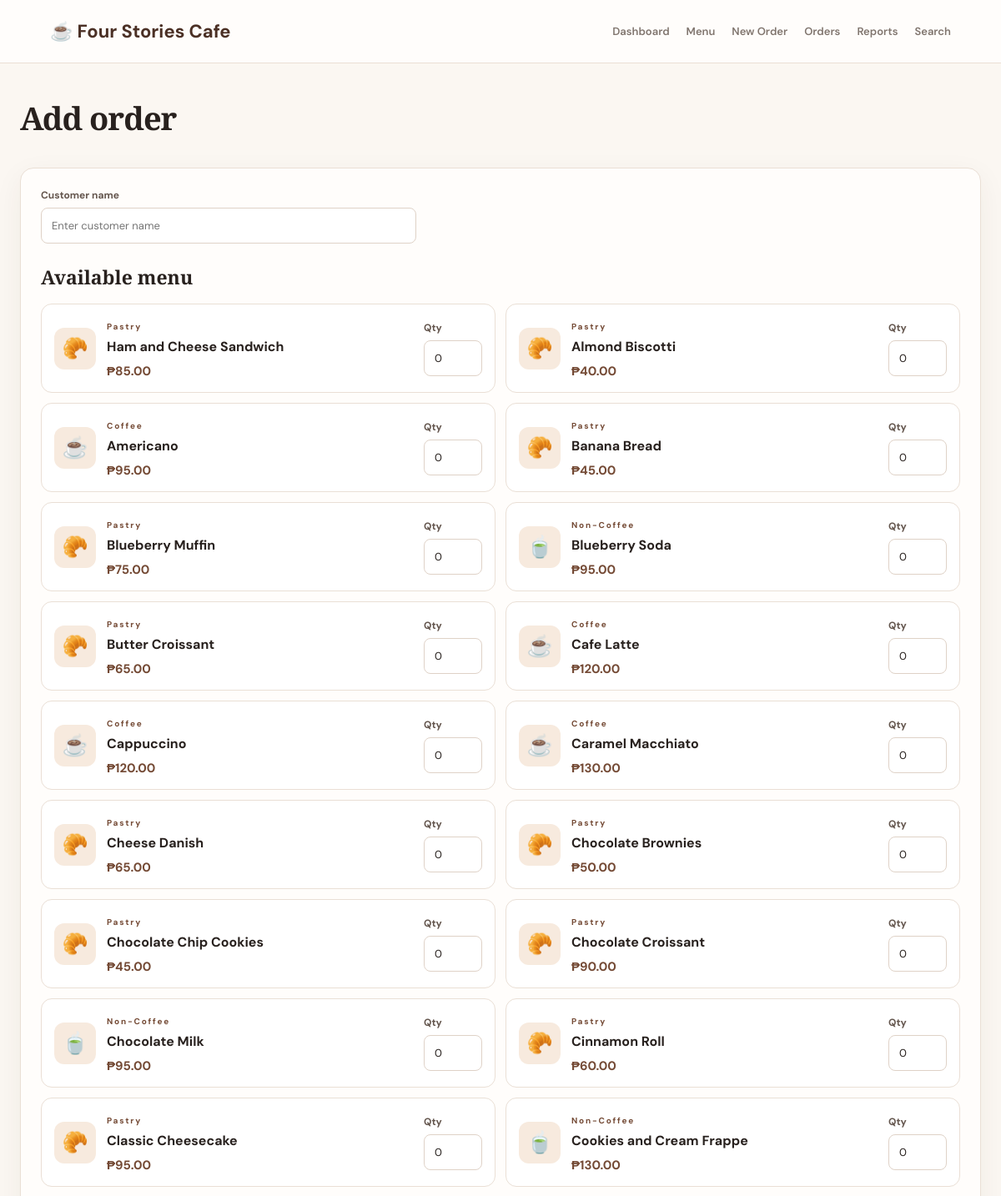
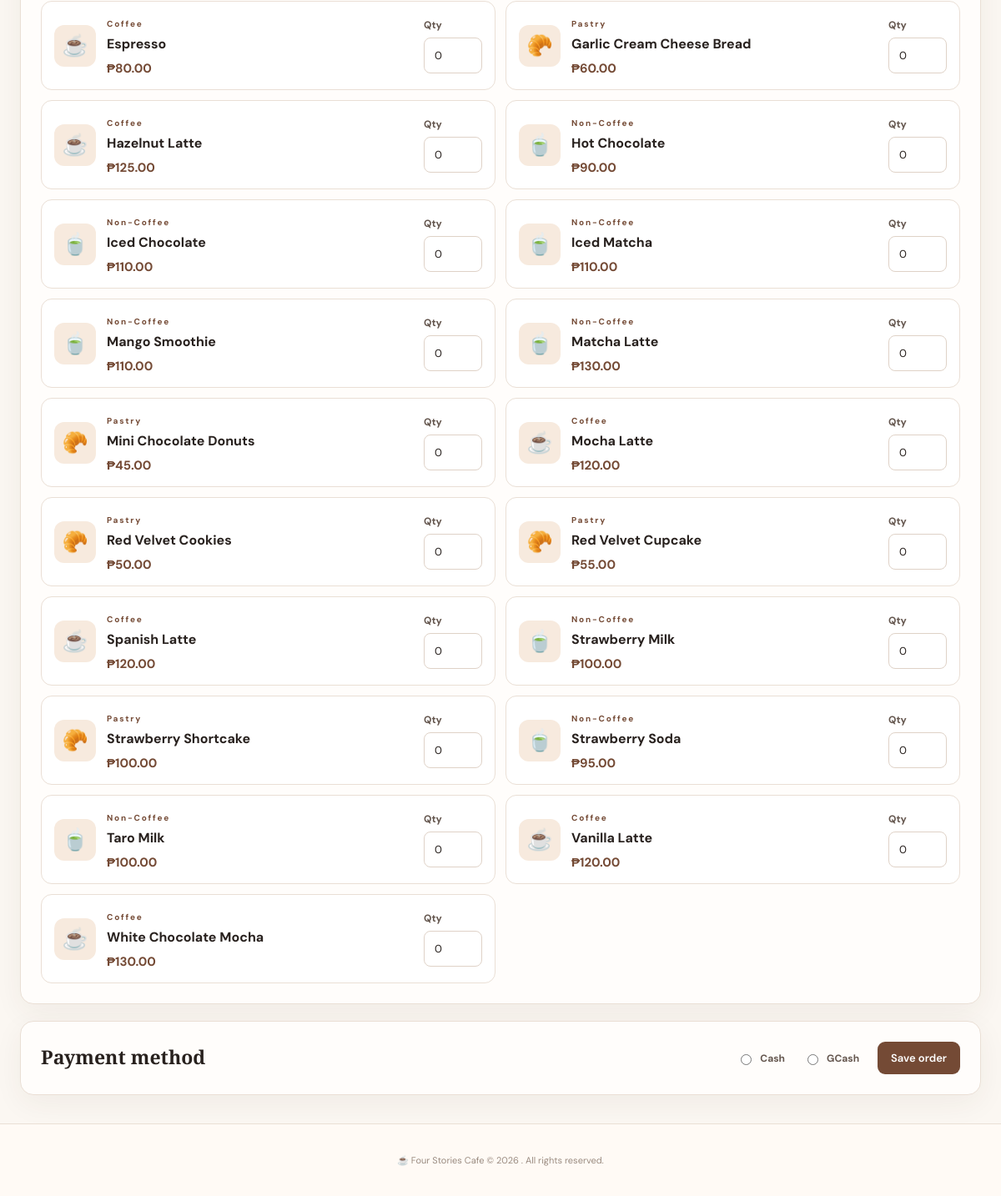
Screenshot of /orders/new with the database file from the repository (2 pictures, top to bottom).
### tables this page shows
CREATE TABLE menu_items (
        id INTEGER PRIMARY KEY AUTOINCREMENT,
        name TEXT NOT NULL COLLATE NOCASE UNIQUE,
        category TEXT NOT NULL,
        price REAL NOT NULL CHECK(price >= 0),
        available INTEGER NOT NULL DEFAULT 1 CHECK(available IN (0,1))
    );

### app.py (the view, shortened to what this page needs)
@app.route("/orders/new", methods=["GET", "POST"])
def new_order():
    db = get_db()
    available_items = db.execute("SELECT * FROM menu_items WHERE available=1 ORDER BY name").fetchall()
    return render_template("new_order.html", items=available_items)

### database.py (called while the page is built)
def get_db():
    if "db" not in g:
        g.db = sqlite3.connect(DATABASE)
        g.db.row_factory = sqlite3.Row
        g.db.execute("PRAGMA foreign_keys = ON")
    return g.db

### templates/new_order.html (shortened to what this page needs)
{% extends "base.html" %}
{% block content %}
<div class="page-head"><div><h1>Add order</h1></div></div>
<form method="post">
<section class="panel">
  <label class="wide-label">Customer name<input name="customer_name" maxlength="100" required placeholder="Enter customer name"></label>
  <h2>Available menu</h2>
  <div class="product-grid">
  {% for item in items %}
    <article class="product">
      <div class="product-icon">{% if item.category == 'Pastry' %}🥐{% elif item.category == 'Non-Coffee' %}🍵{% else %}☕{% endif %}</div>
      <div class="product-info"><span class="eyebrow">{{ item.category }}</span><h3>{{ item.name }}</h3><strong>₱{{ "%.2f"|format(item.price) }}</strong></div>
      <label class="qty">Qty<input type="number" name="qty_{{ item.id }}" min="0" max="99" value="0"></label>
    </article>
  {% else %}<p class="empty">No available menu items. Add or enable an item first.</p>{% endfor %}
  </div>
</section>
<section class="panel checkout">
  <div><h2>Payment method</h2></div>
  <label class="payment-option"><input type="radio" name="payment_method" value="Cash" required> Cash</label>
  <label class="payment-option"><input type="radio" name="payment_method" value="GCash" required> GCash</label>
  <button class="button" type="submit">Save order</button>
</section>
</form>
{% endblock %}

### static/style.css (style rules this page uses)
:root { --ink:#28211e;--muted:#80756e;--cream:#fbf7f2;--paper:#fffdfb;--line:#eadfd5;--coffee:#744a35;--coffee-dark:#4b3025;--peach:#f4e1d1;--green:#286b4d;--red:#a23a35;--shadow:0 10px 35px rgba(73,48,34,.06) }
* { box-sizing:border-box }
body { margin:0;background:var(--cream);color:var(--ink);font-family:'DM Sans',sans-serif;font-size:15px }
.hero h1,.page-head h1 { font-family:'Playfair Display',serif;font-size:clamp(30px,4vw,46px);margin:5px 0 12px;letter-spacing:-1px }
.eyebrow { font-size:10px;font-weight:700;letter-spacing:1.8px;color:var(--coffee);margin:0 0 8px }
.button { border:0;display:inline-flex;align-items:center;justify-content:center;padding:11px 16px;border-radius:9px;background:var(--coffee);color:white;text-decoration:none;font:600 13px 'DM Sans',sans-serif;cursor:pointer }
.panel { background:var(--paper);border:1px solid var(--line);border-radius:16px;padding:24px;margin:20px 0;box-shadow:var(--shadow) }
h2 { font-family:'Playfair Display',serif;font-size:23px;margin:0 0 16px }
h3 { font-size:16px;margin:5px 0 9px }
.section-head,.page-head { display:flex;justify-content:space-between;align-items:center;gap:20px }
.page-head { margin:0 0 22px }
.page-head h1 { font-size:38px }
label { display:flex;flex-direction:column;gap:7px;font-size:12px;font-weight:700;color:#64564e }
input,select { font:13px 'DM Sans',sans-serif;padding:12px;border:1px solid #dfd2c7;border-radius:8px;background:#fff;color:var(--ink);min-width:0 }
.product-grid { display:grid;grid-template-columns:repeat(2,minmax(0,1fr));gap:12px;margin-top:15px }
.product { display:flex;gap:13px;align-items:center;padding:15px;border:1px solid var(--line);border-radius:13px;background:#fff }
.product-icon { height:50px;width:50px;border-radius:12px;background:#f7eade;display:grid;place-items:center;font-size:25px;flex-shrink:0 }
.product-info { flex:1 }
.product-info strong { color:var(--coffee) }
.qty { width:70px }
.qty input { width:70px }
.wide-label { max-width:450px;margin-bottom:24px }
.checkout { display:flex;align-items:center;gap:22px;flex-wrap:wrap }
.checkout>div { flex:1;min-width:220px }
.checkout h2 { margin-bottom:4px }
.payment-option { display:flex;align-items:center;flex-direction:row;gap:7px }
.payment-option input { accent-color:var(--coffee) }

### rows the page displays
menu_items: category "Pastry", name "Ham and Cheese Sandwich", price "85.00"
menu_items: category "Pastry", name "Almond Biscotti", price "40.00"
menu_items: category "Coffee", name "Americano", price "95.00"
menu_items: category "Pastry", name "Banana Bread", price "45.00"
menu_items: category "Pastry", name "Blueberry Muffin", price "75.00"
menu_items: category "Non-Coffee", name "Blueberry Soda", price "95.00"
menu_items: category "Pastry", name "Butter Croissant", price "65.00"
menu_items: category "Coffee", name "Cafe Latte", price "120.00"
menu_items: category "Coffee", name "Cappuccino", price "120.00"
menu_items: category "Coffee", name "Caramel Macchiato", price "130.00"
menu_items: category "Pastry", name "Cheese Danish", price "65.00"
menu_items: category "Pastry", name "Chocolate Brownies", price "50.00"
menu_items: category "Pastry", name "Chocolate Chip Cookies", price "45.00"
menu_items: category "Pastry", name "Chocolate Croissant", price "90.00"
menu_items: category "Non-Coffee", name "Chocolate Milk", price "95.00"
menu_items: category "Pastry", name "Cinnamon Roll", price "60.00"
menu_items: category "Pastry", name "Classic Cheesecake", price "95.00"
menu_items: category "Non-Coffee", name "Cookies and Cream Frappe", price "130.00"
menu_items: category "Coffee", name "Espresso", price "80.00"
menu_items: category "Pastry", name "Garlic Cream Cheese Bread", price "60.00"
menu_items: category "Coffee", name "Hazelnut Latte", price "125.00"
menu_items: category "Non-Coffee", name "Hot Chocolate", price "90.00"
menu_items: category "Non-Coffee", name "Iced Chocolate", price "110.00"
menu_items: category "Non-Coffee", name "Iced Matcha", price "110.00"
menu_items: category "Non-Coffee", name "Mango Smoothie", price "110.00"
menu_items: category "Non-Coffee", name "Matcha Latte", price "130.00"
menu_items: category "Pastry", name "Mini Chocolate Donuts", price "45.00"
menu_items: category "Coffee", name "Mocha Latte", price "120.00"
menu_items: category "Pastry", name "Red Velvet Cookies", price "50.00"
menu_items: category "Pastry", name "Red Velvet Cupcake", price "55.00"
menu_items: category "Coffee", name "Spanish Latte", price "120.00"
menu_items: category "Non-Coffee", name "Strawberry Milk", price "100.00"
menu_items: category "Pastry", name "Strawberry Shortcake", price "100.00"
menu_items: category "Non-Coffee", name "Strawberry Soda", price "95.00"
menu_items: category "Non-Coffee", name "Taro Milk", price "100.00"
menu_items: category "Coffee", name "Vanilla Latte", price "120.00"
menu_items: category "Coffee", name "White Chocolate Mocha", price "130.00"
